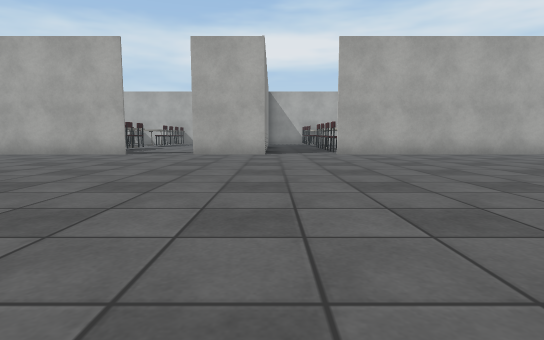
View 1 (above)

24 first-person views from a walk through a Unity game level. The camera is 0.48 m above the floor, tilts 6° down and sees 80° across. The floor is counted in squares, 1 m on a side. Each view is taken from the middle of a square. On the plan, view 1 faces up. The plan holds only what a view shows up to about 9 squares ahead; the rest is blank. The place goes on beyond the plan. Some animated figures are left out. Some surface patterns are stand-ins.

View 2
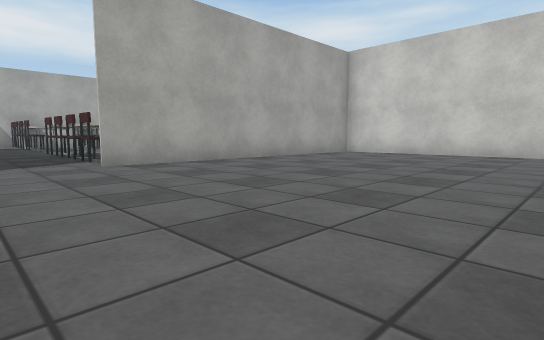

View 3
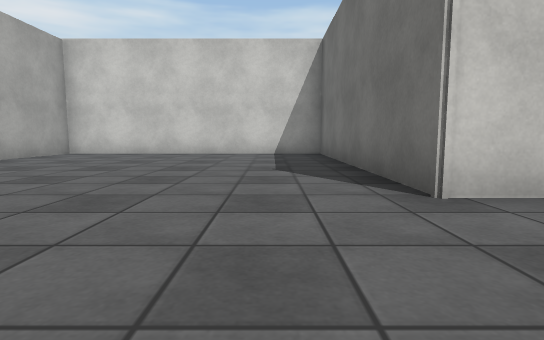

View 4
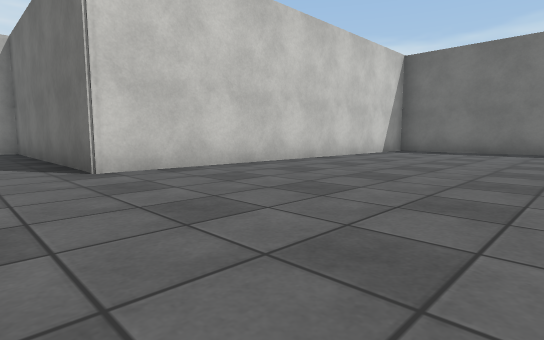

View 5
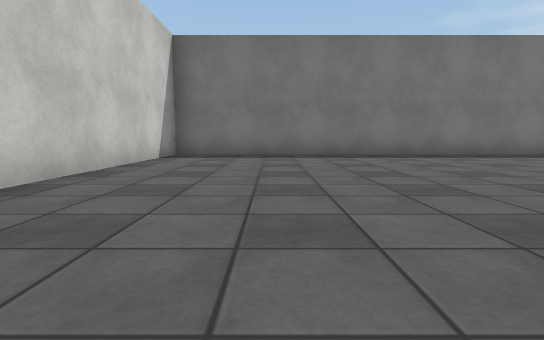

View 6
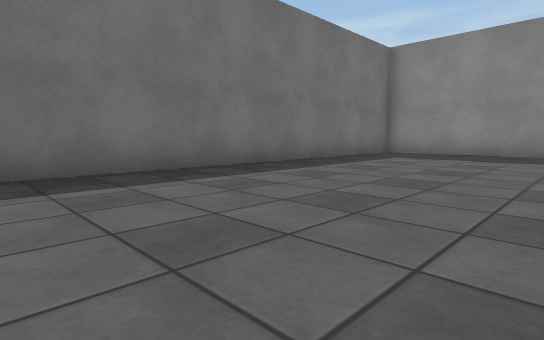

View 7
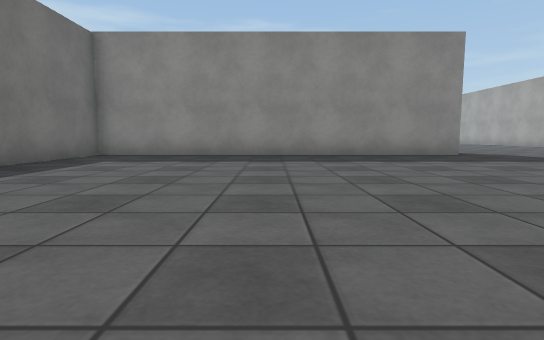

View 8
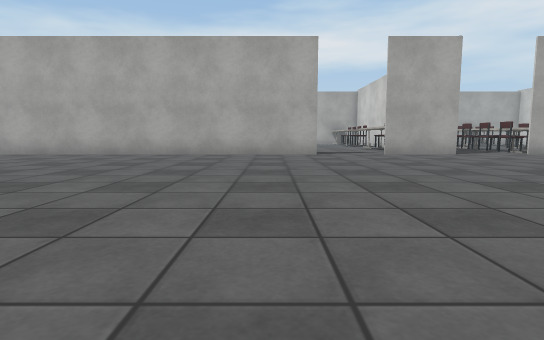

View 9
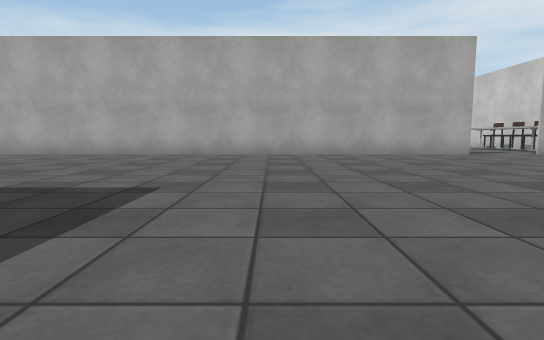

View 10
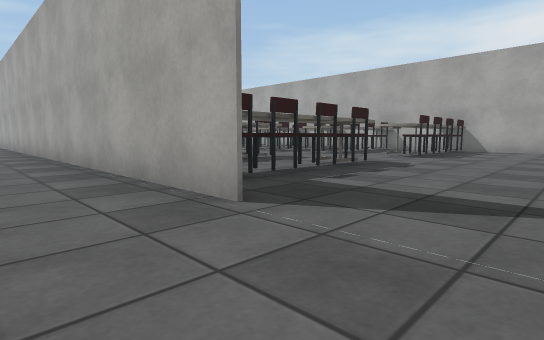

View 11
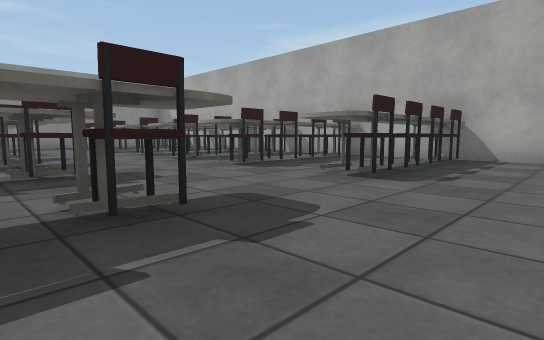

View 12
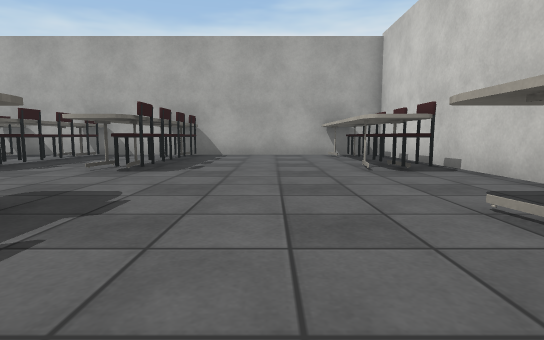

View 13
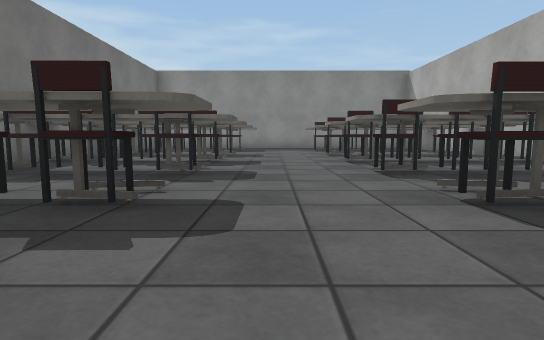

View 14
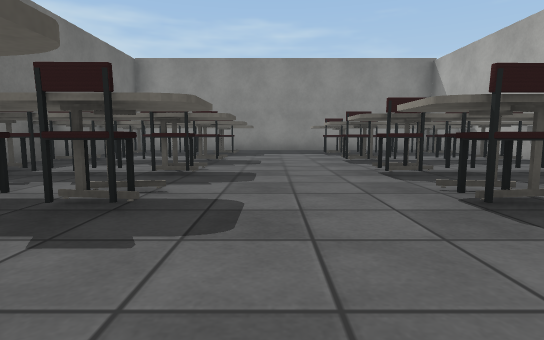

View 15
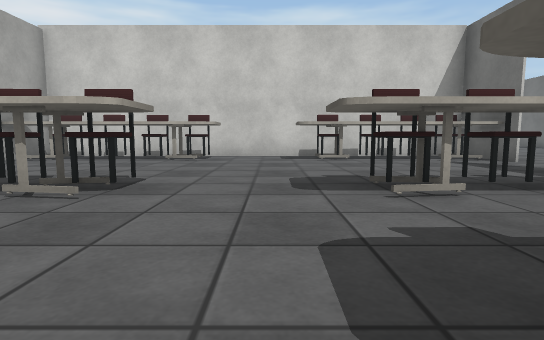

View 16
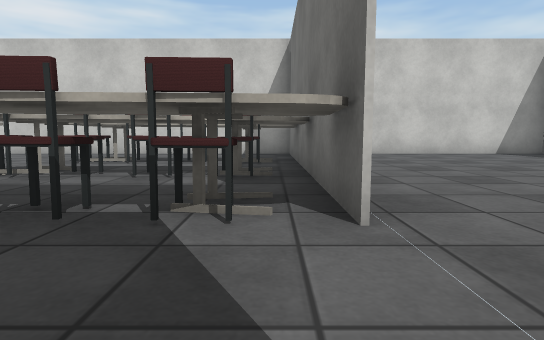

View 17
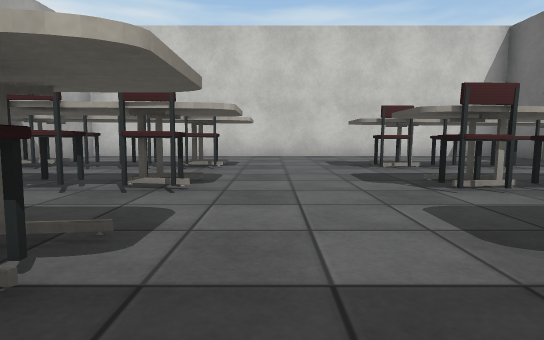

View 18
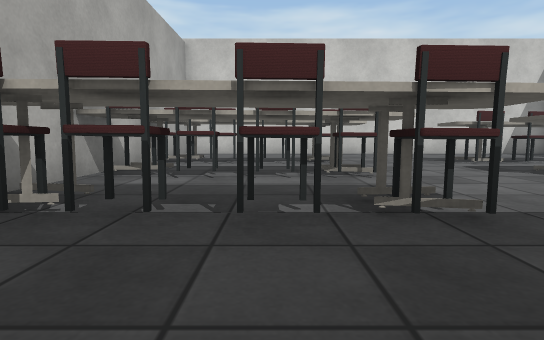

View 19
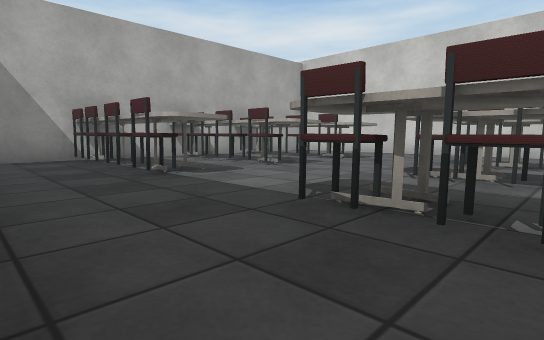

View 20
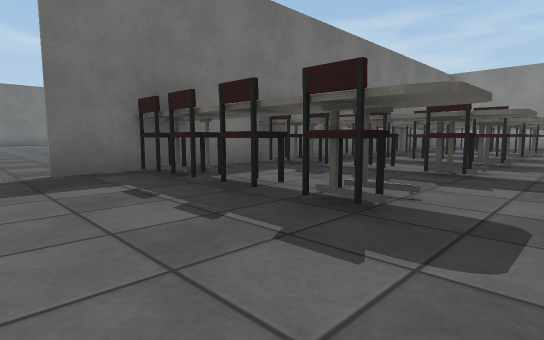

View 21
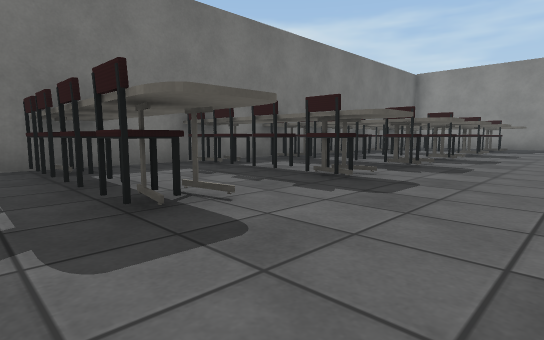

View 22
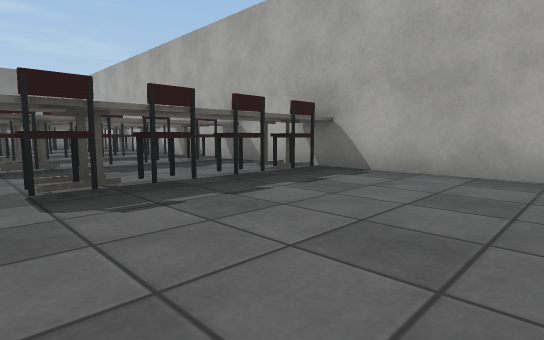

View 23
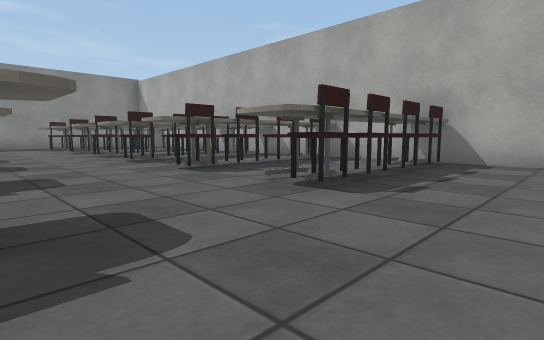

View 24
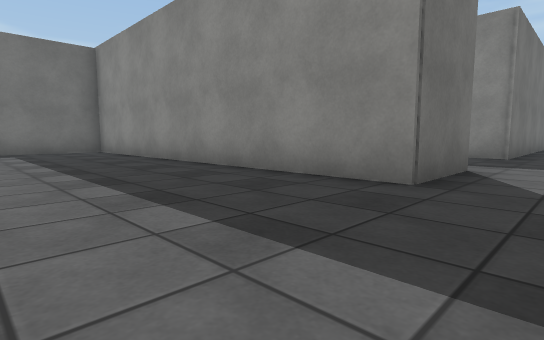

### Floor plan
Points are (right, up) in squares from view 1. A wall is a line through its corners. A room is listed if a view was taken in it or the views show most of it. See-through windows are left out.
Room 1 (views 1, 2, 3, 4, 5, 6, 7, 8, 9, 10, 11, 12, 13, 14, 15, 16, 17, 18, 19, 20, 21, 22, 23, 24)
walls: (-4.5, 8.5) (-3.8, 8.5) (-16.1, 8.5); (-1.8, 8.7) (-1.8, 9.8); (-6.5, 8.5) (-5.4, 8.5); (-1.4, 8.5) (-2.1, 8.5) (-1.5, 8.5); (-5.4, 9.5) (-5.5, 8.8); (-7.7, 9.6) (-7.8, 8.8); (-0.2, 11) (-0.2, 15); (-9.7, 9.5) (-9.8, 9); (-7.8, 12.1) (-7.7, 11.4); (-7.9, 12.5) (-7.3, 12.5); (-9.8, 12.2) (-9.7, 11.4); (-1, 14) (-1.8, 14.1); (-7.3, 14.1) (-7.9, 14.1); (4.4, 8.5) (5.4, 8.5); (-9.9, 12.5) (-9.3, 12.5); (-12.5, 8.5) (-11.5, 8.5); (-9.2, 14.1) (-9.9, 14.1); (-7.7, 15.2) (-7.8, 14.4); (-11, 14.1) (-11.8, 14.1); (-9.8, 15.1) (-9.9, 14.4); (6.6, 8.5) (8.8, 8.5); (-14.1, 1.7) (-12.2, 1.7) (-12.2, -7.4) (2.5, -7.4) (2.5, 1.7) (8.8, 1.7) (8.8, 18.3) (6.4, 18.3); (-13.8, 12.2) (-13.7, 11.6); (-1.7, 17.4) (-1.7, 18.1); (-4.9, 17.9) (-5, 17.3); (-0.2, 17.4) (-0.2, 18.2); (-4.8, 18.1) (-4.8, 17.3); (-7.1, 18) (-7.1, 17.3); (-7.8, 17.8) (-7.7, 17.2); (-9.1, 18) (-9.1, 17.3); (8.9, 8.5) (2.4, 8.5) (3.5, 8.5); (-13.7, 15) (-13.8, 14.5); (1.5, 18.3) (-10.5, 18.3); (-11.1, 17.9) (-11.2, 17.4); (-11.5, 18.3) (-13.9, 18.3); (3.5, 18.3) (2.4, 18.3); (-13, 18) (-13, 17.4); (-13.3, 17.8) (-13.3, 17.3); (5.5, 18.3) (4.4, 18.3)
ways out: opening at (-15, 8); opening at (-14, 13.5)
objects: other object (-13, 9); chair (-13, 10); chair (-13, 11); chair (-13, 12); chair (-13, 15); chair (-13, 16); other object (-13, 17); chair (-11, 9); chair (-11, 10); chair (-11, 11); chair (-11, 12); chair (-11, 15); chair (-11, 16); chair (-11, 17); chair (-9, 9); chair (-9, 10); chair (-9, 11); chair (-9, 12); chair (-9, 15); chair (-9, 16); other object (-9, 17); chair (-7, 9); chair (-7, 10); chair (-7, 11); chair (-7, 12); chair (-7, 15); chair (-7, 16); chair (-7, 17); chair (-5, 9); chair (-5, 10); chair (-5, 11); chair (-5, 12); chair (-5, 15); chair (-5, 16); chair (-5, 17); chair (-1, 9); chair (-1, 10); chair (-1, 11); chair (-1, 12); chair (-1, 15); chair (-1, 16); chair (-1, 17); chair (2, 9); chair (2, 10); chair (2, 11); chair (2, 12); chair (2, 15); chair (2, 16); chair (2, 17); chair (2, 18); chair (4, 9); chair (4, 10); chair (4, 11); chair (4, 12); chair (4, 15); chair (4, 16); chair (4, 17); chair (4, 18); other object (6, 9); chair (6, 10); chair (6, 11); chair (6, 12); chair (6, 15); chair (6, 16); chair (6, 17); chair (6, 18)

Positions as (right, up) in squares from view 1, and headings:
1: (0, 0), facing up
2: (0, 3), facing up-right
3: (0, 3), facing right
4: (-2, 3), facing down-right
5: (0, 1), facing down
6: (-3, -3), facing down-left
7: (-4, -3), facing left
8: (-5, 0), facing up
9: (-9, 0), facing up
10: (-2, 7), facing up-left
11: (-3, 11), facing up-left
12: (-3, 10), facing up
13: (-5, 13), facing left
14: (-7, 13), facing left
15: (-8, 13), facing right
16: (0, 9), facing right
17: (1, 14), facing right
18: (0, 16), facing right
19: (0, 11), facing up-right
20: (-3, 13), facing down-left
21: (-4, 14), facing down-left
22: (-2, 14), facing up-left
23: (-3, 12), facing up-left
24: (-9, 3), facing down-left
